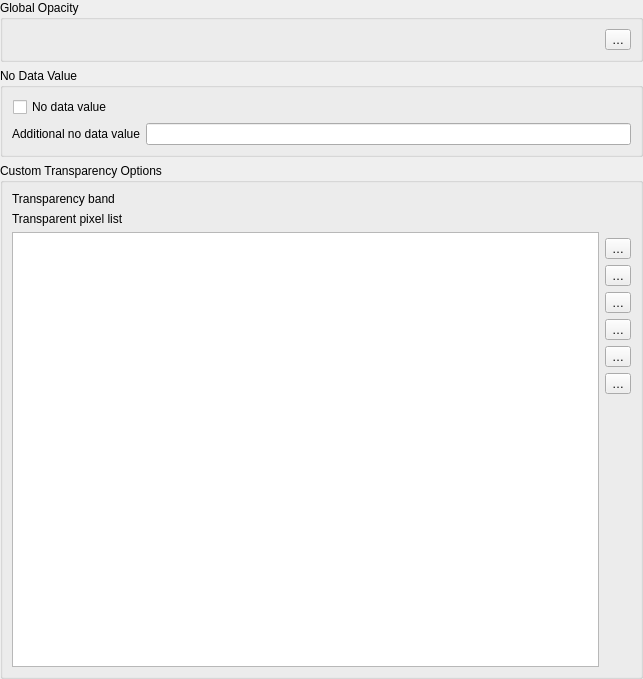
             <widget class="QWidget" name="scrollAreaWidgetContents_2">
              <property name="geometry">
               <rect>
                <x>0</x>
                <y>0</y>
                <width>643</width>
                <height>679</height>
               </rect>
              </property>
              <layout class="QVBoxLayout" name="verticalLayout_5">
               <property name="leftMargin">
                <number>0</number>
               </property>
               <property name="topMargin">
                <number>0</number>
               </property>
               <property name="rightMargin">
                <number>0</number>
               </property>
               <property name="bottomMargin">
                <number>0</number>
               </property>
               <item>
                <widget class="QgsCollapsibleGroupBox" name="gboxNoDataValue_2">
                 <property name="title">
                  <string>Global Opacity</string>
                 </property>
                 <property name="syncGroup" stdset="0">
                  <string notr="true">rastertransp</string>
                 </property>
                 <layout class="QGridLayout" name="gridLayout_13">
                  <item row="0" column="0">
                   <widget class="QgsOpacityWidget" name="mOpacityWidget" native="true">
                    <property name="focusPolicy">
                     <enum>Qt::StrongFocus</enum>
                    </property>
                   </widget>
                  </item>
                  <item row="0" column="1">
                   <widget class="QgsPropertyOverrideButton" name="mOpacityDDBtn">
                    <property name="text">
                     <string>…</string>
                    </property>
                   </widget>
                  </item>
                 </layout>
                </widget>
               </item>
               <item>
                <widget class="QgsCollapsibleGroupBox" name="gboxNoDataValue">
                 <property name="title">
                  <string>No Data Value</string>
                 </property>
                 <property name="syncGroup" stdset="0">
                  <string notr="true">rastertransp</string>
                 </property>
                 <layout class="QGridLayout" name="gridLayout_11">
                  <item row="0" column="0">
                   <layout class="QHBoxLayout" name="horizontalLayout_5">
                    <property name="leftMargin">
                     <number>1</number>
                    </property>
                    <item>
                     <widget class="QCheckBox" name="mSrcNoDataValueCheckBox">
                      <property name="toolTip">
                       <string>Use original source no data value.</string>
                      </property>
                      <property name="text">
                       <string>No data value</string>
                      </property>
                     </widget>
                    </item>
                    <item>
                     <widget class="QLabel" name="lblSrcNoDataValue">
                      <property name="sizePolicy">
                       <sizepolicy hsizetype="Expanding" vsizetype="Preferred">
                        <horstretch>0</horstretch>
                        <verstretch>0</verstretch>
                       </sizepolicy>
                      </property>
                      <property name="toolTip">
                       <string>Original data source no data value, if exists.</string>
                      </property>
                      <property name="text">
                       <string>&lt;src no data value&gt;</string>
                      </property>
                     </widget>
                    </item>
                   </layout>
                  </item>
                  <item row="1" column="0">
                   <layout class="QHBoxLayout" name="horizontalLayout_6">
                    <item>
                     <widget class="QLabel" name="lblUserNoDataValueLabel">
                      <property name="toolTip">
                       <string>Additional user defined no data value.</string>
                      </property>
                      <property name="text">
                       <string>Additional no data value</string>
                      </property>
                     </widget>
                    </item>
                    <item>
                     <widget class="QLineEdit" name="leNoDataValue">
                      <property name="toolTip">
                       <string>Additional user defined no data value.</string>
                      </property>
                     </widget>
                    </item>
                   </layout>
                  </item>
                 </layout>
                </widget>
               </item>
               <item>
                <widget class="QgsCollapsibleGroupBox" name="gboxCustomTransparency">
                 <property name="sizePolicy">
                  <sizepolicy hsizetype="Preferred" vsizetype="Preferred">
                   <horstretch>0</horstretch>
                   <verstretch>5</verstretch>
                  </sizepolicy>
                 </property>
                 <property name="title">
                  <string>Custom Transparency Options</string>
                 </property>
                 <property name="syncGroup" stdset="0">
                  <string notr="true">rastertransp</string>
                 </property>
                 <layout class="QGridLayout" name="gridLayout_3">
                  <item row="2" column="1">
                   <layout class="QVBoxLayout" name="_2">
                    <property name="leftMargin">
                     <number>0</number>
                    </property>
                    <property name="topMargin">
                     <number>6</number>
                    </property>
                    <property name="rightMargin">
                     <number>0</number>
                    </property>
                    <property name="bottomMargin">
                     <number>6</number>
                    </property>
                    <item>
                     <widget class="QToolButton" name="pbnAddValuesManually">
                      <property name="toolTip">
                       <string>Add values manually</string>
                      </property>
                      <property name="text">
                       <string>…</string>
                      </property>
                      <property name="icon">
                       <iconset resource="../../images/images.qrc">
                        <normaloff>:/images/themes/default/symbologyAdd.svg</normaloff>:/images/themes/default/symbologyAdd.svg</iconset>
                      </property>
                     </widget>
                    </item>
                    <item>
                     <widget class="QToolButton" name="pbnAddValuesFromDisplay">
                      <property name="enabled">
                       <bool>true</bool>
                      </property>
                      <property name="toolTip">
                       <string>Add values from display</string>
                      </property>
                      <property name="text">
                       <string>…</string>
                      </property>
                      <property name="icon">
                       <iconset resource="../../images/images.qrc">
                        <normaloff>:/images/themes/default/mActionContextHelp.png</normaloff>:/images/themes/default/mActionContextHelp.png</iconset>
                      </property>
                     </widget>
                    </item>
                    <item>
                     <widget class="QToolButton" name="pbnRemoveSelectedRow">
                      <property name="toolTip">
                       <string>Remove selected row</string>
                      </property>
                      <property name="text">
                       <string>…</string>
                      </property>
                      <property name="icon">
                       <iconset resource="../../images/images.qrc">
                        <normaloff>:/images/themes/default/symbologyRemove.svg</normaloff>:/images/themes/default/symbologyRemove.svg</iconset>
                      </property>
                     </widget>
                    </item>
                    <item>
                     <widget class="QToolButton" name="pbnDefaultValues">
                      <property name="toolTip">
                       <string>Default values</string>
                      </property>
                      <property name="text">
                       <string>…</string>
                      </property>
                      <property name="icon">
                       <iconset resource="../../images/images.qrc">
                        <normaloff>:/images/themes/default/mActionOpenTable.svg</normaloff>:/images/themes/default/mActionOpenTable.svg</iconset>
                      </property>
                     </widget>
                    </item>
                    <item>
                     <widget class="QToolButton" name="pbnImportTransparentPixelValues">
                      <property name="toolTip">
                       <string>Import from file</string>
                      </property>
                      <property name="text">
                       <string>…</string>
                      </property>
                      <property name="icon">
                       <iconset resource="../../images/images.qrc">
                        <normaloff>:/images/themes/default/mActionFileOpen.svg</normaloff>:/images/themes/default/mActionFileOpen.svg</iconset>
                      </property>
                     </widget>
                    </item>
                    <item>
                     <widget class="QToolButton" name="pbnExportTransparentPixelValues">
                      <property name="toolTip">
                       <string>Export to file</string>
                      </property>
                      <property name="text">
                       <string>…</string>
                      </property>
                      <property name="icon">
                       <iconset resource="../../images/images.qrc">
                        <normaloff>:/images/themes/default/mActionFileSave.svg</normaloff>:/images/themes/default/mActionFileSave.svg</iconset>
                      </property>
                     </widget>
                    </item>
                    <item>
                     <spacer name="verticalSpacer_2">
                      <property name="orientation">
                       <enum>Qt::Vertical</enum>
                      </property>
                      <property name="sizeHint" stdset="0">
                       <size>
                        <width>20</width>
                        <height>40</height>
                       </size>
                      </property>
                     </spacer>
                    </item>
                   </layout>
                  </item>
                  <item row="0" column="0">
                   <layout class="QHBoxLayout" name="horizontalLayout_7">
                    <item>
                     <widget class="QLabel" name="lblTransparent">
                      <property name="sizePolicy">
                       <sizepolicy hsizetype="Maximum" vsizetype="Preferred">
                        <horstretch>0</horstretch>
                        <verstretch>0</verstretch>
                       </sizepolicy>
                      </property>
                      <property name="text">
                       <string>Transparency band</string>
                      </property>
                     </widget>
                    </item>
                    <item>
                     <widget class="QgsRasterBandComboBox" name="cboxTransparencyBand" native="true">
                      <property name="enabled">
                       <bool>true</bool>
                      </property>
                      <property name="sizePolicy">
                       <sizepolicy hsizetype="Minimum" vsizetype="Fixed">
                        <horstretch>0</horstretch>
                        <verstretch>0</verstretch>
                       </sizepolicy>
                      </property>
                      <property name="minimumSize">
                       <size>
                        <width>150</width>
                        <height>0</height>
                       </size>
                      </property>
                     </widget>
                    </item>
                   </layout>
                  </item>
                  <item row="2" column="0">
                   <widget class="QTableWidget" name="tableTransparency">
                    <property name="verticalScrollBarPolicy">
                     <enum>Qt::ScrollBarAsNeeded</enum>
                    </property>
                    <property name="alternatingRowColors">
                     <bool>true</bool>
                    </property>
                    <property name="selectionMode">
                     <enum>QAbstractItemView::SingleSelection</enum>
                    </property>
                    <property name="selectionBehavior">
                     <enum>QAbstractItemView::SelectRows</enum>
                    </property>
                    <property name="showGrid">
                     <bool>false</bool>
                    </property>
                    <property name="rowCount">
                     <number>0</number>
                    </property>
                    <property name="columnCount">
                     <number>0</number>
                    </property>
                    <attribute name="horizontalHeaderStretchLastSection">
                     <bool>true</bool>
                    </attribute>
                   </widget>
                  </item>
                  <item row="1" column="0">
                   <widget class="QLabel" name="label_6">
                    <property name="text">
                     <string>Transparent pixel list</string>
                    </property>
                   </widget>
                  </item>
                 </layout>
                </widget>
               </item>
               <item>
                <spacer name="verticalSpacer_5">
                 <property name="orientation">
                  <enum>Qt::Vertical</enum>
                 </property>
                 <property name="sizeHint" stdset="0">
                  <size>
                   <width>20</width>
                   <height>0</height>
                  </size>
                 </property>
                </spacer>
               </item>
              </layout>
             </widget>
